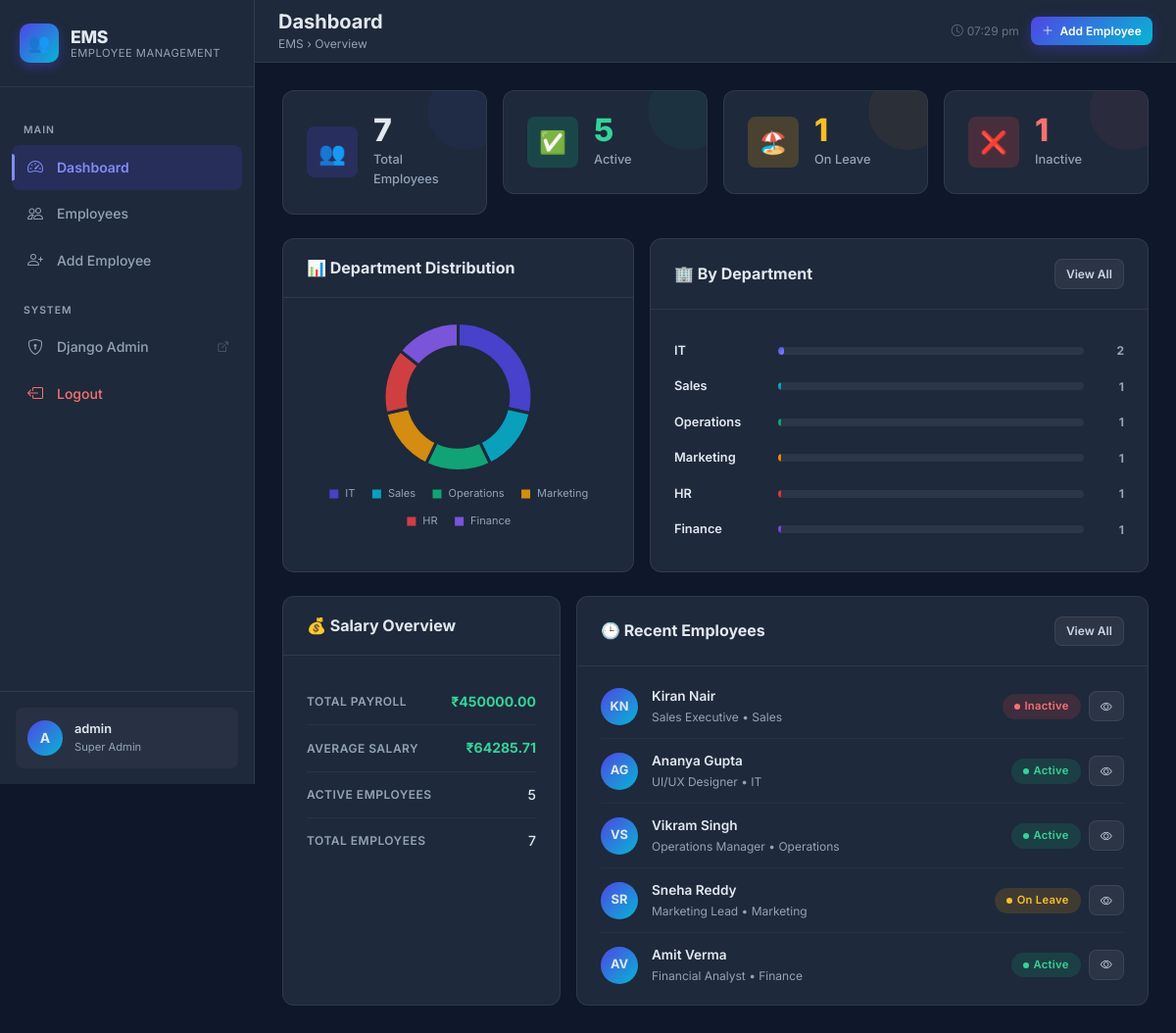
The page /dashboard/ (signed in) on the database its author committed.
### employees/models.py (models this page shows, shortened)
class Employee(models.Model):
    first_name = models.CharField(max_length=100)
    last_name = models.CharField(max_length=100)
    email = models.EmailField(unique=True)
    phone = models.CharField(max_length=15)
    department = models.CharField(max_length=50, choices=DEPARTMENT_CHOICES)
    designation = models.CharField(max_length=100)
    salary = models.DecimalField(max_digits=10, decimal_places=2)
    date_joined = models.DateField()
    status = models.CharField(max_length=20, choices=STATUS_CHOICES, default='Active')
    photo = models.ImageField(upload_to='employee_photos/', blank=True, null=True)
    address = models.TextField(blank=True, null=True)
    created_at = models.DateTimeField(auto_now_add=True)
    updated_at = models.DateTimeField(auto_now=True)
    def get_full_name(self):
        return f"{self.first_name} {self.last_name}"
    class Meta:
        ordering = ['-created_at']
        verbose_name = 'Employee'
        verbose_name_plural = 'Employees'

### employees/views.py (the view)
# urls.py: path('dashboard/', views.dashboard, name='dashboard'),
@login_required
def dashboard(request):
    total_employees = Employee.objects.count()
    active_employees = Employee.objects.filter(status='Active').count()
    inactive_employees = Employee.objects.filter(status='Inactive').count()
    on_leave_employees = Employee.objects.filter(status='On Leave').count()
    dept_data = Employee.objects.values('department').annotate(count=Count('id')).order_by('-count')
    salary_stats = Employee.objects.aggregate(
        total=Sum('salary'),
        average=Avg('salary')
    )
    recent_employees = Employee.objects.order_by('-created_at')[:5]
    dept_labels = [d['department'] for d in dept_data]
    dept_counts = [d['count'] for d in dept_data]
    context = {
        'total_employees': total_employees,
        'active_employees': active_employees,
        'inactive_employees': inactive_employees,
        'on_leave_employees': on_leave_employees,
        'dept_data': dept_data,
        'salary_stats': salary_stats,
        'recent_employees': recent_employees,
        'dept_labels': dept_labels,
        'dept_counts': dept_counts,
        'page_title': 'Dashboard',
    }
    return render(request, 'employees/dashboard.html', context)

### employees/templates/employees/dashboard.html (shortened to what this page needs)
{% extends 'employees/base.html' %}
{% block page_title %}Dashboard{% endblock %}
{% block breadcrumb %}Overview{% endblock %}
{% block content %}
<div class="row g-3 mb-4">
  <div class="col-6 col-xl-3">
    <div class="stat-card stat-card-primary">
      <div class="stat-icon stat-icon-primary">👥</div>
      <div>
        <div class="stat-value" id="stat-total">{{ total_employees }}</div>
        <div class="stat-label">Total Employees</div>
      </div>
    </div>
  </div>
  <div class="col-6 col-xl-3">
    <div class="stat-card stat-card-success">
      <div class="stat-icon stat-icon-success">✅</div>
      <div>
        <div class="stat-value" style="color:#34d399;">{{ active_employees }}</div>
        <div class="stat-label">Active</div>
      </div>
    </div>
  </div>
  <div class="col-6 col-xl-3">
    <div class="stat-card stat-card-warning">
      <div class="stat-icon stat-icon-warning">🏖️</div>
      <div>
        <div class="stat-value" style="color:#fbbf24;">{{ on_leave_employees }}</div>
        <div class="stat-label">On Leave</div>
      </div>
    </div>
  </div>
  <div class="col-6 col-xl-3">
    <div class="stat-card stat-card-danger">
      <div class="stat-icon stat-icon-danger">❌</div>
      <div>
        <div class="stat-value" style="color:#f87171;">{{ inactive_employees }}</div>
        <div class="stat-label">Inactive</div>
      </div>
    </div>
  </div>
</div>
<div class="row g-3 mb-4">
  <div class="col-12 col-lg-5">
    <div class="ems-card h-100">
      <div class="ems-card-header">
        <h2 class="ems-card-title">📊 Department Distribution</h2>
      </div>
      <div class="ems-card-body">
        {% if total_employees > 0 %}
        <div class="chart-wrapper">
          <canvas id="deptChart"></canvas>
        </div>
        {% else %}
        <div class="empty-state">
          <div class="empty-state-icon">📊</div>
          <div class="empty-state-title">No data yet</div>
          <a href="{% url 'employee_add' %}" class="btn-ems btn-ems-primary btn-ems-sm mt-2">Add First Employee</a>
        </div>
        {% endif %}
      </div>
    </div>
  </div>
  <div class="col-12 col-lg-7">
    <div class="ems-card h-100">
      <div class="ems-card-header">
        <h2 class="ems-card-title">🏢 By Department</h2>
        <a href="{% url 'employee_list' %}" class="btn-ems btn-ems-ghost btn-ems-sm" id="view-all-dept">View All</a>
      </div>
      <div class="ems-card-body">
        {% if dept_data %}
          {% for dept in dept_data %}
          <div class="dept-bar-row">
            <div class="dept-bar-label">{{ dept.department }}</div>
            <div class="dept-bar-track">
              <div class="dept-bar-fill"
                   style="width: {% if total_employees %}{{ dept.count|floatformat:0 }}{% else %}0{% endif %}%;
                   background: {% cycle 'linear-gradient(135deg,#4f46e5,#818cf8)' 'linear-gradient(135deg,#06b6d4,#0891b2)' 'linear-gradient(135deg,#10b981,#059669)' 'linear-gradient(135deg,#f59e0b,#d97706)' 'linear-gradient(135deg,#ef4444,#dc2626)' 'linear-gradient(135deg,#8b5cf6,#6d28d9)' %}">
              </div>
            </div>
            <div class="dept-bar-count">{{ dept.count }}</div>
          </div>
          {% endfor %}
        {% else %}
          <div class="empty-state">
            <div class="empty-state-icon">🏢</div>
            <div class="empty-state-title">No departments yet</div>
          </div>
        {% endif %}
      </div>
    </div>
  </div>
</div>
<div class="row g-3">
  <div class="col-12 col-lg-4">
    <div class="ems-card h-100">
      <div class="ems-card-header">
        <h2 class="ems-card-title">💰 Salary Overview</h2>
      </div>
      <div class="ems-card-body">
        <div class="detail-field">
          <span class="detail-field-label">Total Payroll</span>
          <span class="salary-text">₹{{ salary_stats.total|default:"0"|floatformat:2 }}</span>
        </div>
        <div class="detail-field">
          <span class="detail-field-label">Average Salary</span>
          <span class="salary-text">₹{{ salary_stats.average|default:"0"|floatformat:2 }}</span>
        </div>
        <div class="detail-field">
          <span class="detail-field-label">Active Employees</span>
          <span class="detail-field-value">{{ active_employees }}</span>
        </div>
        <div class="detail-field">
          <span class="detail-field-label">Total Employees</span>
          <span class="detail-field-value">{{ total_employees }}</span>
        </div>
      </div>
    </div>
  </div>
  <div class="col-12 col-lg-8">
    <div class="ems-card h-100">
      <div class="ems-card-header">
        <h2 class="ems-card-title">🕒 Recent Employees</h2>
        <a href="{% url 'employee_list' %}" class="btn-ems btn-ems-ghost btn-ems-sm" id="view-all-recent">View All</a>
      </div>
      <div class="ems-card-body" style="padding-top:0.5rem; padding-bottom:0.5rem;">
        {% if recent_employees %}
          {% for emp in recent_employees %}
          <div class="recent-emp-row">
            <div class="emp-avatar">
              {% if emp.photo %}
                <img src="{{ emp.photo.url }}" alt="{{ emp.get_full_name }}">
              {% else %}
                {{ emp.first_name|first|upper }}{{ emp.last_name|first|upper }}
              {% endif %}
            </div>
            <div class="recent-emp-info">
              <div class="recent-emp-name">{{ emp.get_full_name }}</div>
              <div class="recent-emp-dept">{{ emp.designation }} &bull; {{ emp.department }}</div>
            </div>
            <div class="d-flex align-items-center gap-2">
              <span class="badge-status
                {% if emp.status == 'Active' %}badge-active
                {% elif emp.status == 'Inactive' %}badge-inactive
                {% else %}badge-on-leave{% endif %}">
                {{ emp.status }}
              </span>
              <a href="{% url 'employee_detail' emp.pk %}" class="btn-ems btn-ems-ghost btn-ems-sm" id="view-emp-{{ emp.pk }}">
                <i class="bi bi-eye"></i>
              </a>
            </div>
          </div>
          {% endfor %}
        {% endif %}
      </div>
    </div>
  </div>
</div>
{% endblock %}
{% block extra_scripts %}
<script>
{% if total_employees > 0 and dept_labels %}
// Doughnut chart
const ctx = document.getElementById('deptChart');
if (ctx) {
  new Chart(ctx, {
    type: 'doughnut',
    data: {
      labels: {{ dept_labels|safe }},
      datasets: [{
        data: {{ dept_counts|safe }},
        backgroundColor: [
          'rgba(79,70,229,0.85)',
          'rgba(6,182,212,0.85)',
          'rgba(16,185,129,0.85)',
          'rgba(245,158,11,0.85)',
          'rgba(239,68,68,0.85)',
          'rgba(139,92,246,0.85)',
          'rgba(236,72,153,0.85)',
        ],
        borderColor: '#1e293b',
        borderWidth: 3,
        hoverOffset: 8,
      }]
    },
    options: {
      responsive: true,
      maintainAspectRatio: false,
      plugins: {
        legend: {
          position: 'bottom',
          labels: {
            color: '#94a3b8',
            padding: 16,
            font: { family: 'Inter', size: 11 },
            boxWidth: 12,
            boxHeight: 12,
          }
        },
        tooltip: {
          backgroundColor: '#1e293b',
          borderColor: 'rgba(255,255,255,0.1)',
          borderWidth: 1,
          titleColor: '#e2e8f0',
          bodyColor: '#94a3b8',
        }
      },
      cutout: '68%',
    }
  });
}
{% endif %}
</script>
{% endblock %}

### employees/templates/employees/base.html (shortened to what this page needs)
{% load static %}
<!DOCTYPE html>
<html lang="en">
<head>
  <link href="https://cdn.jsdelivr.net/npm/bootstrap@5.3.2/dist/css/bootstrap.min.css" rel="stylesheet">
  <link href="https://cdn.jsdelivr.net/npm/bootstrap-icons@1.11.3/font/bootstrap-icons.min.css" rel="stylesheet">
  <link href="{% static 'css/ems.css' %}" rel="stylesheet">
</head>
<body>
{% block body %}
<div class="app-wrapper">
  <aside class="sidebar" id="sidebar">
    <div class="sidebar-brand">
      <div class="brand-icon">👥</div>
      <div class="brand-text">
        EMS
        <small>Employee Management</small>
      </div>
    </div>
    <nav class="sidebar-nav">
      <div class="nav-section-label">Main</div>
      <a href="{% url 'dashboard' %}" id="nav-dashboard"
         class="nav-item-link {% if request.resolver_match.url_name == 'dashboard' %}active{% endif %}">
        <span class="nav-icon"><i class="bi bi-speedometer2"></i></span>
        Dashboard
      </a>
      <a href="{% url 'employee_list' %}" id="nav-employees"
         class="nav-item-link {% if 'employee' in request.resolver_match.url_name %}active{% endif %}">
        <span class="nav-icon"><i class="bi bi-people"></i></span>
        Employees
      </a>
      <a href="{% url 'employee_add' %}" id="nav-add-employee"
         class="nav-item-link {% if request.resolver_match.url_name == 'employee_add' %}active{% endif %}">
        <span class="nav-icon"><i class="bi bi-person-plus"></i></span>
        Add Employee
      </a>
      <div class="nav-section-label">System</div>
      <a href="/admin/" id="nav-admin" class="nav-item-link" target="_blank">
        <span class="nav-icon"><i class="bi bi-shield-lock"></i></span>
        Django Admin
        <i class="bi bi-box-arrow-up-right ms-auto" style="font-size:0.65rem; opacity:0.5;"></i>
      </a>
      <a href="{% url 'logout' %}" id="nav-logout" class="nav-item-link" style="color:#f87171;">
        <span class="nav-icon"><i class="bi bi-box-arrow-left"></i></span>
        Logout
      </a>
    </nav>
    <div class="sidebar-footer">
      <div class="user-card">
        <div class="user-avatar">
          {{ request.user.username|first|upper }}
        </div>
        <div class="user-info">
          <div class="user-name">{{ request.user.get_full_name|default:request.user.username }}</div>
          <div class="user-role">{% if request.user.is_superuser %}Super Admin{% else %}Staff{% endif %}</div>
        </div>
      </div>
    </div>
  </aside>
  <main class="main-content">
    <header class="topbar">
      <div class="d-flex align-items-center gap-3">
        <div class="page-title-area">
          <h1>{% block page_title %}Dashboard{% endblock %}</h1>
          <div class="breadcrumb-text">
            EMS &rsaquo; {% block breadcrumb %}Dashboard{% endblock %}
          </div>
        </div>
      </div>
      <div class="topbar-actions">
        <span class="d-none d-sm-flex align-items-center gap-1" style="font-size:0.75rem; color:#64748b;">
          <i class="bi bi-clock"></i>
          <span id="live-time"></span>
        </span>
        <a href="{% url 'employee_add' %}" class="btn-ems btn-ems-primary btn-ems-sm" id="topbar-add-btn">
          <i class="bi bi-plus-lg"></i> Add Employee
        </a>
      </div>
    </header>
    <div class="page-content fade-in">
      {% block content %}{% endblock %}
    </div>
  </main>
</div>
{% endblock %}
{% block extra_scripts %}{% endblock %}
</body>
</html>

### rows shown on the page
Employee: first_name|first "K", last_name|first "N", get_full_name "Kiran Nair", designation "Sales Executive", department "Sales", status "Inactive"
Employee: first_name|first "A", last_name|first "G", get_full_name "Ananya Gupta", designation "UI/UX Designer", department "IT", status "Active"
Employee: first_name|first "V", last_name|first "S", get_full_name "Vikram Singh", designation "Operations Manager", department "Operations", status "Active"
Employee: first_name|first "S", last_name|first "R", get_full_name "Sneha Reddy", designation "Marketing Lead", department "Marketing", status "On Leave"
Employee: first_name|first "A", last_name|first "V", get_full_name "Amit Verma", designation "Financial Analyst", department "Finance", status "Active"

### other values the page prints
{{ request.user.username|first|upper }} "A"
{{ request.user.get_full_name|default:request.user.username }} "admin"
{{ total_employees }} "7"
{{ active_employees }} "5"
{{ on_leave_employees }} "1"
{{ inactive_employees }} "1"
{{ dept.department }} "IT" "Sales" "Operations" "Marketing" "HR" "Finance"
{{ dept.count }} "2" "1" "1" "1" "1" "1"
{{ salary_stats.total|default:"0"|floatformat:2 }} "450000.00"
{{ salary_stats.average|default:"0"|floatformat:2 }} "64285.71"
chart data {{ dept_labels|safe }} ['IT', 'Sales', 'Operations', 'Marketing', 'HR', 'Finance']
chart data {{ dept_counts|safe }} [2, 1, 1, 1, 1, 1]
